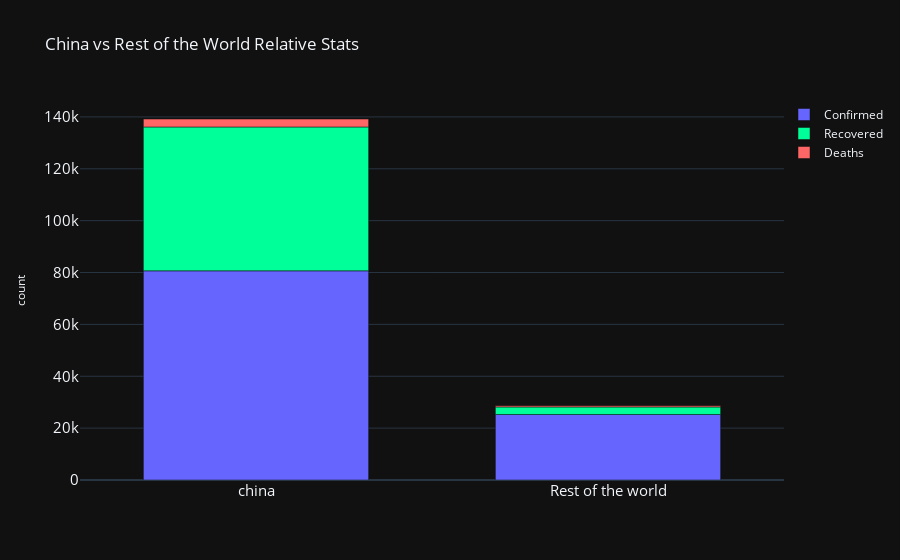

Notebook source saved alongside this figure:
### Code cell
fig.update_layout(barmode='relative', title_text='China vs Rest of the World Relative Stats',bargap=0.2)
fig.show()

### Figure 1 — Plotly figure (JSON) as saved in the notebook; plotly's stock layout.template omitted (floating-point values rounded to 4 significant figures)
{"data": [{"marker": {"color": "rgb(102, 102, 255)"}, "name": "Confirmed", "type": "bar", "x": ["china", "Rest of the world"], "y": [80652, 25269]}, {"marker": {"color": "rgb(0,255,153)"}, "name": "Recovered", "type": "bar", "x": ["china", "Rest of the world"], "y": [55478, 2887]}, {"marker": {"color": "rgb(255, 102, 102)"}, "name": "Deaths", "type": "bar", "x": ["china", "Rest of the world"], "y": [3070, 489]}], "layout": {"bargap": 0.2, "bargroupgap": 0.2, "barmode": "relative", "legend": {"bgcolor": "rgba(255, 255, 255, 0)", "bordercolor": "rgba(255, 255, 255, 0)", "x": 1, "y": 1}, "title": {"text": "China vs Rest of the World Relative Stats"}, "xaxis": {"tickfont": {"size": 15}}, "yaxis": {"tickfont": {"size": 15}, "title": {"font": {"size": 12}, "text": "count"}}}}
